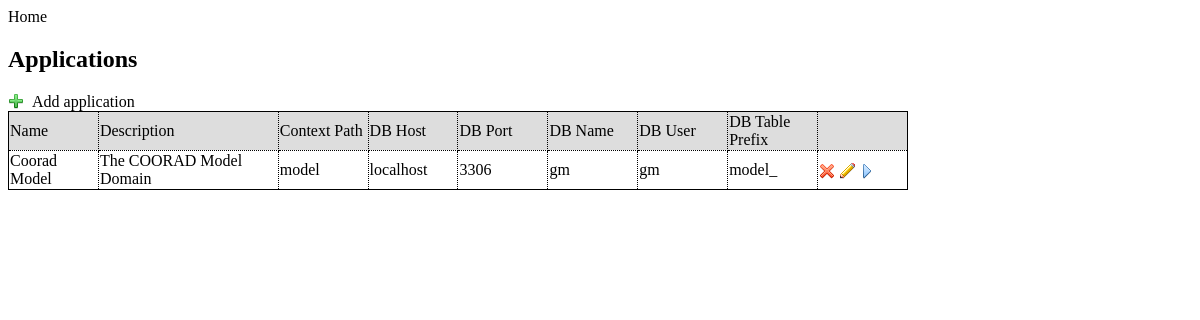
The page / on the database its author committed.
### tables this page shows
CREATE TABLE IF NOT EXISTS `gm_application` (
  `id` int(10) unsigned NOT NULL AUTO_INCREMENT,
  `name` varchar(255) NOT NULL,
  `description` varchar(1023) NOT NULL,
  `context_path` varchar(255) NOT NULL,
  `db_prefix` varchar(15) NOT NULL,
  `db_host` varchar(255) NOT NULL,
  `db_port` int(11) NOT NULL,
  `db_name` varchar(255) NOT NULL,
  `db_username` varchar(255) NOT NULL,
  `db_password` varchar(255) NOT NULL,
  PRIMARY KEY (`id`),
  UNIQUE KEY `context_path` (`context_path`)
);

### config.php (called while the page is built, shortened)
<?php
$CFG = new stdClass();
$CFG->dbHost = 'localhost';
$CFG->dbUsername = 'gm';
$CFG->dbPassword = 'gm';
$CFG->dbName = 'gm';
$CFG->dbPort = 3306;
$CFG->dbSocket = 0;
$CFG->authorization = false;
?>

### init.php (called while the page is built, shortened)
<?php
	require_once("db.php");
	require_once("config.php");
	$DB = new DB($CFG->dbHost, $CFG->dbUsername, $CFG->dbPassword, $CFG->dbName, $CFG->dbPort, $CFG->dbSocket);
?>

### db.php (called while the page is built, shortened)
<?php
class DB {
	private $dbHost;
	private $dbUsername;
	private $dbPassword;
	private $dbName;
	private $dbPort;
	private $dbSocket;
	public $conn;
	public function __construct($dbHost, $dbUsername, $dbPassword, $dbName, $dbPort, $dbSocket){
		$this->dbHost = $dbHost;
		$this->dbUsername = $dbUsername;
		$this->dbPassword = $dbPassword;
		$this->dbName = $dbName;
		$this->dbPort = $dbPort;
		$this->dbSocket = $dbSocket;
	}
	public function connect() {
		$this->conn = new mysqli($this->dbHost, $this->dbUsername, $this->dbPassword, $this->dbName, $this->dbPort, $this->dbSocket) or die (mysqli_error());
	}
	public function execute($sql) {
		$response = false;
		if ($this->conn) {
			$response = $this->conn->query($sql);
		}
		return $response;
	}
}
?>

### index.php (the view, shortened to what this page needs)
<!DOCTYPE html>
<html>
<head>
  <link rel="stylesheet" type="text/css" href="/gm/css/style.css" />
</head>
<body>
<?php
	require_once("init.php");
?>
<div>Home</div>
<h2 id="titlepage">Applications</h2>
<?php if (!$CFG->authorization || (isset($_SESSION['role']) && $_SESSION['role'] == 'superuser')) { ?>
<a href="application/app_addmod.php" style="text-decoration:none; color: black;"><img src="/gm/img/add.png" style="vertical-align:top;" title="Add application"/>&nbsp;&nbsp;Add application</a>
<?php
	}
?>
<table style="border: 1px solid black; border-collapse: collapse; width: 900px;">
	<tr style="background-color:#dddddd;">
<?php if (!$CFG->authorization || (isset($_SESSION['role']) && $_SESSION['role'] == 'superuser')) { ?>
		<td style="border: 1px dotted black; width: 10%;">Name</td>
		<td style="border: 1px dotted black; width: 20%;">Description</td>
		<td style="border: 1px dotted black; width: 10%;">Context Path</td>
		<td style="border: 1px dotted black; width: 10%;">DB Host</td>
		<td style="border: 1px dotted black; width: 10%;">DB Port</td>
		<td style="border: 1px dotted black; width: 10%;">DB Name</td>
		<td style="border: 1px dotted black; width: 10%;">DB User</td>
		<td style="border: 1px dotted black; width: 10%;">DB Table Prefix</td>
		<td style="border: 1px dotted black; width: 10%;"></td>
<?php } ?>
	</tr>
<?php
		$res = $DB->execute("SELECT id, name, description, context_path, db_prefix, db_host, db_port, db_name, db_username FROM gm_application ORDER BY name ASC");
		if($res){
			while ($row = $res->fetch_object()){
				if (!$CFG->authorization || (isset($_SESSION['role']) && ($_SESSION['role'] == 'superuser' || (($_SESSION['role'] == 'adminapp' || $_SESSION['role'] == 'guestapp') && in_array($row->id, $_SESSION['apps']))))) {
?>
				  <tr>
					<td style="border: 1px dotted black;"><?php echo $row->name?></td>
					<td style="border: 1px dotted black;"><?php echo $row->description?></td>
					<td style="border: 1px dotted black;"><?php echo $row->context_path?></td>
<?php if (!$CFG->authorization || (isset($_SESSION['role']) && $_SESSION['role'] == 'superuser')) { ?>
					<td style="border: 1px dotted black;"><?php echo $row->db_host?></td>
					<td style="border: 1px dotted black;"><?php echo $row->db_port?></td>
					<td style="border: 1px dotted black;"><?php echo $row->db_name?></td>
					<td style="border: 1px dotted black;"><?php echo $row->db_username?></td>
					<td style="border: 1px dotted black;"><?php echo $row->db_prefix?></td>
<?php } ?>
					<td style="border: 1px dotted black;">
<?php
					if (!$CFG->authorization || (isset($_SESSION['role']) && $_SESSION['role'] == 'superuser')) {
?>
						<a href="index.php?action=delete&id=<?php echo $row->id?>"><img src="/gm/img/del.png" style="vertical-align:bottom;" title="Delete this application (id=<?php echo $row->id?>)" onClick="return confirm('Do you really want to cancel this application (id=' + <?php echo $row->id?> + ')?')" /></a>
						<a href="application/app_addmod.php?id=<?php echo $row->id?>"><img src="/gm/img/mod.png" style="vertical-align:bottom;" title="Modify this application (id=<?php echo $row->id?>)" /></a>
<?php
					}
?>
						<a href="application/index.php?appId=<?php echo $row->id?>"><img src="/gm/img/forward.png" style="vertical-align:bottom;" title="Configure this application (id=<?php echo $row->id?>)" /></a>
					</td>
				  </tr>
<?php
				}
			}
		}
?></table>
</body>
</html>

### rows shown on the page
gm_application: name "Coorad Model", description "The COORAD Model Domain", context_path "model", db_host "localhost", db_port "3306", db_name "gm", db_username "gm", db_prefix "model_"
